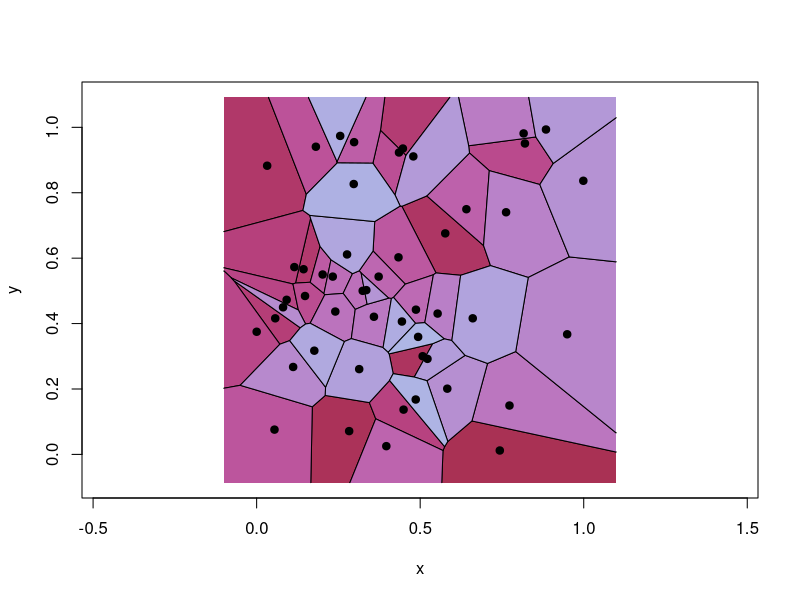

Generate this figure with R:
## ---- chunk 1
knitr::opts_chunk$set(echo = TRUE)
## ---- chunk 2
make_art <- function(seed) {
    library(deldir)
    set.seed(seed)
    x <- runif(50)
    y <- runif(50)
    
    tesselation <- deldir(x, y)
    tiles <- tile.list(tesselation)
    
    plot(tiles, pch = 19,
         fillcol = hcl.colors(50, "Red-Blue"))
}
make_art(44)
